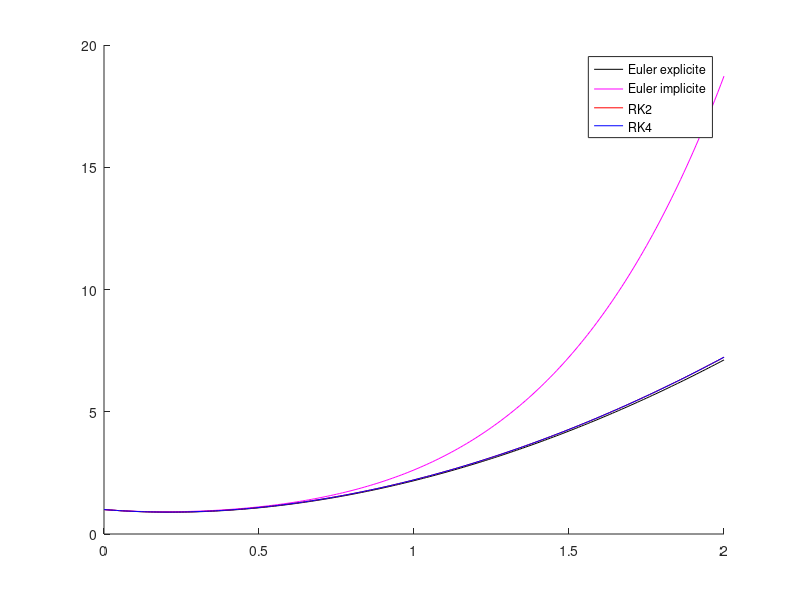

This figure's MATLAB source:
clear variables;
close all;
clc;

% fonction f définie par y'=f(t,y)
f=@(t,y)( (2*t*y + 3*t - 1)/(1 + t^2) );
% initialisation
tmin= 0;
tmax= 2;
h=0.01; % pas de calcul
t=tmin:h:tmax;
y=zeros(4,length(t)); % 4 lignes : l ligne par méthode
y(:,1)= [1;1;1;1]; % la condition initiale du Pb de Cauchy 
beta=0.5; % paramètre de la méthode de Runge-Kutta d’ordre 2
for k=1: (tmax-tmin)/h
    % Euler explicite
    y(1,k+1) = y(1,k) + h*f(t(k),y(1,k));
    % Euler implicite
    y(2,k+1) = (y(2,k)*(1+t(k+1)^2 + h*(3*t(k+1)-1 )))/(1 + t(k+1)^2 - 2*h*t(k+1));
    % Runge-Kutta d'ordre 2 (3 lignes de code)
    k1 = f(t(k),y(3,k));
    k2 = f(t(k)+h/(2*beta) ,y(3,k)+h/(2*beta)*k1 );
    y(3,k+1) = y(3,k) + h*( (1-beta)*k1 + beta*k2);
    % Runge-Kutta d'ordre 4 (5 lignes de code)
    K1 = f(t(k),y(4,k));
    K2 = f(t(k)+h/2 ,y(4,k)+h/2*K1 );
    K3 = f(t(k)+h/2, y(4,k)+h/2*K2); 
    K4 = f(t(k)+h, y(4,k)+h*K3);
    y(4,k+1) = y(4,k) + h/6*(K1 + 2*K2 + 2*K3 + K4);

end

% affichage
figure(1);hold on;
plot(t,y(1,:),'k');
plot(t,y(2,:),'m');
plot(t,y(3,:),'r');
plot(t,y(4,:),'b');
lg=legend('Euler explicite','Euler implicite','RK2','RK4');